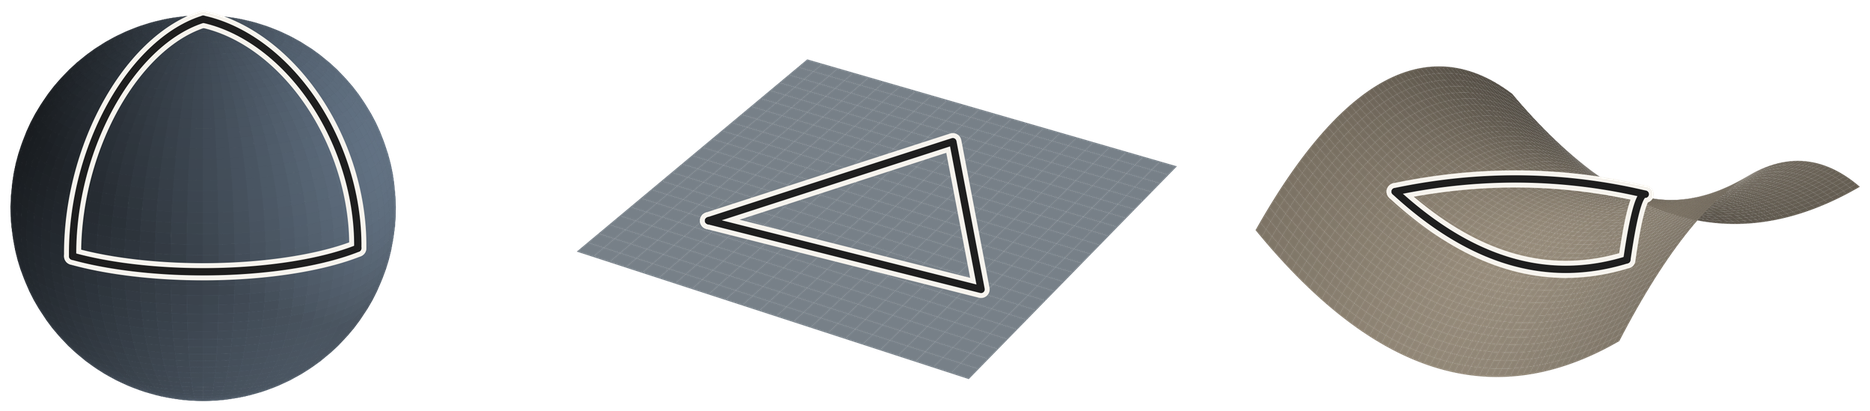

Here is the Python script that generated this plot:
"""Curvature trio: sphere / flat sheet / saddle, each with a triangle.

Reproduces figures/curvature-trio.png for poster-one.tex.
Run from the repository root:  python3 figures/curvature-trio.py

The lay-reader's entrance to curvature: on a sphere a triangle's angles
add to more than 180 degrees, on a flat sheet exactly 180, on a saddle
less. Poster palette, transparent background.
"""
import numpy as np
import matplotlib
matplotlib.use("Agg")
import matplotlib.pyplot as plt

def rgb(h):
    return np.array([int(h[i:i+2], 16) / 255 for i in (1, 3, 5)])

INK = rgb("#1E1E1E")
PAPER = rgb("#F7F4EE")

def cased(ax, x, y, z):
    """A dark triangle edge with a light casing, so it reads on ANY
    surface colour (the black line vanished on the dark sphere)."""
    ax.plot(x, y, z, color=PAPER, lw=8, zorder=9,
            solid_capstyle="round", solid_joinstyle="round")
    ax.plot(x, y, z, color=INK, lw=3.4, zorder=10,
            solid_capstyle="round", solid_joinstyle="round")

def shade(base, X, Y, Z, elev, azim):
    """Two-light Lambert facecolors: key light + camera-side fill."""
    el, az = np.radians(elev), np.radians(azim)
    cam = np.array([np.cos(el)*np.cos(az), np.cos(el)*np.sin(az), np.sin(el)])
    L1 = np.array([0.4, 0.3, 0.85]); L1 /= np.linalg.norm(L1)
    L2 = cam + np.array([0.1, 0.1, 0.4]); L2 /= np.linalg.norm(L2)
    dx1 = np.stack([np.gradient(A, axis=0) for A in (X, Y, Z)], axis=-1)
    dx2 = np.stack([np.gradient(A, axis=1) for A in (X, Y, Z)], axis=-1)
    n = np.cross(dx1, dx2)
    n /= np.maximum(np.linalg.norm(n, axis=-1, keepdims=True), 1e-12)
    lam = 0.55 * np.abs(n @ L1) + 0.45 * np.abs(n @ L2)
    s = (0.48 + 0.52 * lam)[..., None]
    return np.clip(base * s + PAPER * 0.10 * (1 - s), 0, 1)

def slerp(a, b, t):
    a, b = np.asarray(a, float), np.asarray(b, float)
    th = np.arccos(np.clip(a @ b, -1, 1))
    return (np.sin((1 - t) * th)[:, None] * a + np.sin(t * th)[:, None] * b) \
        / np.sin(th)

fig = plt.figure(figsize=(13.2, 4.6))

# ---- sphere: angles add to MORE than 180 ------------------------------
ax = fig.add_subplot(131, projection="3d")
ax.computed_zorder = False          # draw in OUR order: surface, then lines
u, v = np.meshgrid(np.linspace(0, 2*np.pi, 80), np.linspace(0, np.pi, 60))
X, Y, Z = np.cos(u)*np.sin(v), np.sin(u)*np.sin(v), np.cos(v)
ax.plot_surface(X, Y, Z, facecolors=shade(rgb("#7E93AA"), X, Y, Z, 18, -50),
                rstride=1, cstride=1, linewidth=0, antialiased=True, zorder=1)
t = np.linspace(0, 1, 60)
A, B, C = np.array([0, 0, 1.0]), np.array([1.0, 0, 0]), np.array([0, -1.0, 0])
for P, Q in ((A, B), (B, C), (C, A)):
    arc = slerp(P, Q, t) * 1.015
    cased(ax, arc[:, 0], arc[:, 1], arc[:, 2])
ax.set_xlim(-1.05, 1.05); ax.set_ylim(-1.05, 1.05); ax.set_zlim(-1.05, 1.05)
ax.set_box_aspect((1, 1, 1)); ax.view_init(elev=18, azim=-50)

# ---- flat sheet: exactly 180 ------------------------------------------
ax = fig.add_subplot(132, projection="3d")
ax.computed_zorder = False
g = np.linspace(-1, 1, 24)
X, Y = np.meshgrid(g, g); Z = 0*X
ax.plot_surface(X, Y, Z, facecolors=shade(rgb("#A9B6C2"), X, Y, Z, 32, -60),
                rstride=1, cstride=1, linewidth=0, antialiased=True, zorder=1)
tri = np.array([[-0.62, -0.5], [0.72, -0.38], [0.0, 0.66], [-0.62, -0.5]])
cased(ax, tri[:, 0], tri[:, 1], tri[:, 0]*0 + 0.012)
ax.set_xlim(-1.05, 1.05); ax.set_ylim(-1.05, 1.05); ax.set_zlim(-0.7, 0.7)
ax.set_box_aspect((1, 1, 0.55)); ax.view_init(elev=32, azim=-60)

# ---- saddle: LESS than 180 --------------------------------------------
ax = fig.add_subplot(133, projection="3d")
ax.computed_zorder = False
g = np.linspace(-1, 1, 60)
X, Y = np.meshgrid(g, g); Z = 0.55 * (X**2 - Y**2)
ax.plot_surface(X, Y, Z, facecolors=shade(rgb("#C7B8A1"), X, Y, Z, 24, -55),
                rstride=1, cstride=1, linewidth=0, antialiased=True, zorder=1)
pts = np.array([[-0.62, -0.45], [0.7, -0.5], [0.05, 0.62]])
t = np.linspace(0, 1, 60)
for i in range(3):
    P, Q = pts[i], pts[(i + 1) % 3]
    xy = (1 - t)[:, None] * P + t[:, None] * Q
    z = 0.55 * (xy[:, 0]**2 - xy[:, 1]**2) + 0.02
    cased(ax, xy[:, 0], xy[:, 1], z)
ax.set_xlim(-1.05, 1.05); ax.set_ylim(-1.05, 1.05); ax.set_zlim(-0.85, 0.85)
ax.set_box_aspect((1, 1, 0.6)); ax.view_init(elev=24, azim=-55)

for ax in fig.axes:
    ax.set_axis_off()
plt.subplots_adjust(left=0, right=1, top=1, bottom=0, wspace=0)
fig.savefig("figures/curvature-trio.png", dpi=300, transparent=True)

# crop transparent margins
import matplotlib.image as mpimg
img = mpimg.imread("figures/curvature-trio.png")
ys, xs = np.where(img[:, :, 3] > 0.01)
pad = 20
y0, y1 = max(ys.min()-pad, 0), min(ys.max()+pad, img.shape[0])
x0, x1 = max(xs.min()-pad, 0), min(xs.max()+pad, img.shape[1])
mpimg.imsave("figures/curvature-trio.png", img[y0:y1, x0:x1])
print("saved figures/curvature-trio.png",
      "aspect h/w = %.3f" % ((y1-y0)/(x1-x0)))
